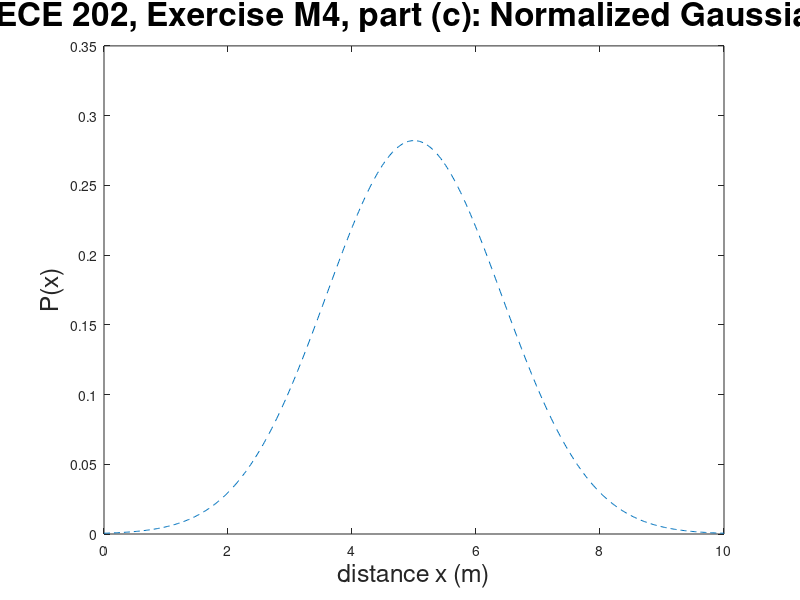

Write MATLAB code to recreate this figure.
% Sounak Ghosh
% 9/28/19
% ECE 202 - Fall 2019 - MATLAB Exercise M4
% (c) Normalized Gaussian

clear % clears all variables in the workplace; avoids common errors
clc % clears all previous outputs in the command window(s)


x = linspace(0,10,500);                                % -5 to 5s, needed for plot
P = 1/(2*pi^(1/2)) * exp(-(x-5).^2/4);                 % function for Normalized Gaussian
plot(x, P,'--');                                            % plot of time vs. P(t), with a red line
title('ECE 202, Exercise M4, part (c): Normalized Gaussian', 'Fontsize', 24) % Plot title with 24 font
xlabel('distance x (m)', 'Fontsize', 18);              % x axis label
ylabel('P(x)','Fontsize', 18);                         % y axis label